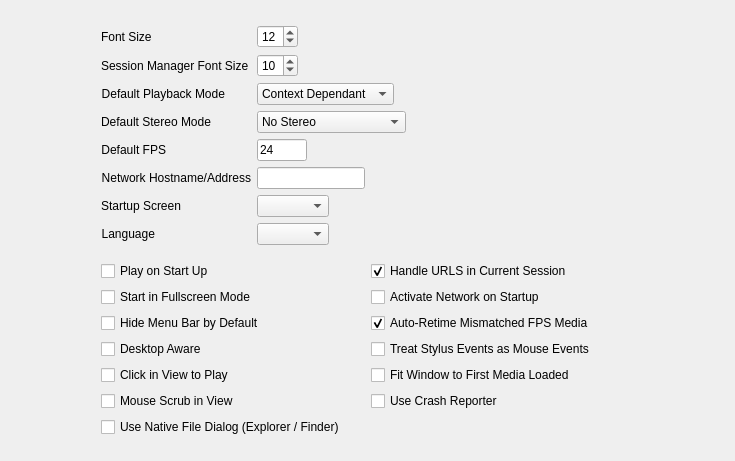
     <widget class="QWidget" name="generalTab">
      <attribute name="title">
       <string>General</string>
      </attribute>
      <layout class="QHBoxLayout" name="horizontalLayout_21">
       <property name="topMargin">
        <number>25</number>
       </property>
       <item>
        <spacer name="horizontalSpacer_34">
         <property name="orientation">
          <enum>Qt::Horizontal</enum>
         </property>
         <property name="sizeType">
          <enum>QSizePolicy::MinimumExpanding</enum>
         </property>
         <property name="sizeHint" stdset="0">
          <size>
           <width>90</width>
           <height>17</height>
          </size>
         </property>
        </spacer>
       </item>
       <item>
        <layout class="QVBoxLayout" name="verticalLayout_8">
         <item>
          <layout class="QFormLayout" name="formLayout_9">
           <property name="fieldGrowthPolicy">
            <enum>QFormLayout::FieldsStayAtSizeHint</enum>
           </property>
           <item row="0" column="0">
            <widget class="QLabel" name="label_20">
             <property name="text">
              <string>Font Size</string>
             </property>
            </widget>
           </item>
           <item row="0" column="1">
            <widget class="QSpinBox" name="fontSizeSpinBox">
             <property name="minimum">
              <number>10</number>
             </property>
             <property name="value">
              <number>12</number>
             </property>
            </widget>
           </item>
           <item row="1" column="0">
            <widget class="QLabel" name="label_21">
             <property name="text">
              <string>Session Manager Font Size</string>
             </property>
            </widget>
           </item>
           <item row="1" column="1">
            <widget class="QSpinBox" name="fontSize2SpinBox">
             <property name="minimum">
              <number>5</number>
             </property>
             <property name="value">
              <number>10</number>
             </property>
            </widget>
           </item>
           <item row="2" column="0">
            <widget class="QLabel" name="label_29">
             <property name="text">
              <string>Default Playback Mode</string>
             </property>
             <property name="alignment">
              <set>Qt::AlignRight|Qt::AlignTrailing|Qt::AlignVCenter</set>
             </property>
            </widget>
           </item>
           <item row="2" column="1">
            <layout class="QHBoxLayout" name="horizontalLayout_23">
             <item>
              <widget class="QComboBox" name="playbackModeCombo">
               <item>
                <property name="text">
                 <string>Context Dependant</string>
                </property>
               </item>
               <item>
                <property name="text">
                 <string>Play All Frames</string>
                </property>
               </item>
               <item>
                <property name="text">
                 <string>Realtime</string>
                </property>
               </item>
              </widget>
             </item>
             <item>
              <spacer name="horizontalSpacer_23">
               <property name="orientation">
                <enum>Qt::Horizontal</enum>
               </property>
               <property name="sizeHint" stdset="0">
                <size>
                 <width>40</width>
                 <height>20</height>
                </size>
               </property>
              </spacer>
             </item>
            </layout>
           </item>
           <item row="3" column="0">
            <widget class="QLabel" name="label_33">
             <property name="text">
              <string>Default Stereo Mode</string>
             </property>
             <property name="alignment">
              <set>Qt::AlignRight|Qt::AlignTrailing|Qt::AlignVCenter</set>
             </property>
            </widget>
           </item>
           <item row="3" column="1">
            <layout class="QHBoxLayout" name="horizontalLayout_24">
             <item>
              <widget class="QComboBox" name="stereoModeCombo">
               <item>
                <property name="text">
                 <string>No Stereo</string>
                </property>
               </item>
               <item>
                <property name="text">
                 <string>Anaglyph</string>
                </property>
               </item>
               <item>
                <property name="text">
                 <string>Side-by-Side</string>
                </property>
               </item>
               <item>
                <property name="text">
                 <string>Side-by-Side Mirrored</string>
                </property>
               </item>
               <item>
                <property name="text">
                 <string>Left Only</string>
                </property>
               </item>
               <item>
                <property name="text">
                 <string>Right Only</string>
                </property>
               </item>
               <item>
                <property name="text">
                 <string>DLP Stereo</string>
                </property>
               </item>
               <item>
                <property name="text">
                 <string>LCD Scanline</string>
                </property>
               </item>
               <item>
                <property name="text">
                 <string>OpenGL Hardware</string>
                </property>
               </item>
              </widget>
             </item>
             <item>
              <spacer name="horizontalSpacer_24">
               <property name="orientation">
                <enum>Qt::Horizontal</enum>
               </property>
               <property name="sizeHint" stdset="0">
                <size>
                 <width>40</width>
                 <height>20</height>
                </size>
               </property>
              </spacer>
             </item>
            </layout>
           </item>
           <item row="4" column="0">
            <widget class="QLabel" name="label_47">
             <property name="text">
              <string>Default FPS</string>
             </property>
             <property name="alignment">
              <set>Qt::AlignRight|Qt::AlignTrailing|Qt::AlignVCenter</set>
             </property>
            </widget>
           </item>
           <item row="4" column="1">
            <layout class="QHBoxLayout" name="horizontalLayout_25">
             <item>
              <widget class="QLineEdit" name="fpsEdit">
               <property name="maximumSize">
                <size>
                 <width>50</width>
                 <height>16777215</height>
                </size>
               </property>
               <property name="text">
                <string>24</string>
               </property>
              </widget>
             </item>
             <item>
              <spacer name="horizontalSpacer_25">
               <property name="orientation">
                <enum>Qt::Horizontal</enum>
               </property>
               <property name="sizeHint" stdset="0">
                <size>
                 <width>40</width>
                 <height>20</height>
                </size>
               </property>
              </spacer>
             </item>
            </layout>
           </item>
           <item row="5" column="0">
            <widget class="QLabel" name="label_62">
             <property name="text">
              <string>Network Hostname/Address</string>
             </property>
             <property name="alignment">
              <set>Qt::AlignRight|Qt::AlignTrailing|Qt::AlignVCenter</set>
             </property>
            </widget>
           </item>
           <item row="5" column="1">
            <layout class="QHBoxLayout" name="horizontalLayout_26">
             <item>
              <widget class="QLineEdit" name="networkHostEdit">
               <property name="text">
                <string/>
               </property>
              </widget>
             </item>
             <item>
              <spacer name="horizontalSpacer_26">
               <property name="orientation">
                <enum>Qt::Horizontal</enum>
               </property>
               <property name="sizeHint" stdset="0">
                <size>
                 <width>40</width>
                 <height>20</height>
                </size>
               </property>
              </spacer>
             </item>
            </layout>
           </item>
           <item row="6" column="0">
            <widget class="QLabel" name="label_68">
             <property name="text">
              <string>Startup Screen</string>
             </property>
             <property name="alignment">
              <set>Qt::AlignRight|Qt::AlignTrailing|Qt::AlignVCenter</set>
             </property>
            </widget>
           </item>
           <item row="6" column="1">
            <layout class="QHBoxLayout" name="horizontalLayout_37">
             <item>
              <widget class="QComboBox" name="startupScreenCombo"/>
             </item>
             <item>
              <spacer name="horizontalSpacer_43">
               <property name="orientation">
                <enum>Qt::Horizontal</enum>
               </property>
               <property name="sizeHint" stdset="0">
                <size>
                 <width>40</width>
                 <height>20</height>
                </size>
               </property>
              </spacer>
             </item>
            </layout>
           </item>
           <item row="7" column="0">
            <widget class="QLabel" name="label_language">
             <property name="text">
              <string>Language</string>
             </property>
             <property name="alignment">
              <set>Qt::AlignRight|Qt::AlignTrailing|Qt::AlignVCenter</set>
             </property>
            </widget>
           </item>
           <item row="7" column="1">
            <layout class="QHBoxLayout" name="horizontalLayout_language">
             <item>
              <widget class="QComboBox" name="languageCombo">
               <property name="toolTip">
                <string>Select the user interface language.</string>
               </property>
              </widget>
             </item>
             <item>
              <spacer name="horizontalSpacer_language">
               <property name="orientation">
                <enum>Qt::Horizontal</enum>
               </property>
               <property name="sizeHint" stdset="0">
                <size>
                 <width>40</width>
                 <height>20</height>
                </size>
               </property>
              </spacer>
             </item>
            </layout>
           </item>
          </layout>
         </item>
         <item>
          <spacer name="verticalSpacer_5">
           <property name="orientation">
            <enum>Qt::Vertical</enum>
           </property>
           <property name="sizeType">
            <enum>QSizePolicy::Fixed</enum>
           </property>
           <property name="sizeHint" stdset="0">
            <size>
             <width>20</width>
             <height>10</height>
            </size>
           </property>
          </spacer>
         </item>
         <item>
          <layout class="QGridLayout" name="gridLayout">
           <item row="0" column="0">
            <widget class="QCheckBox" name="playOnStartupToggle">
             <property name="text">
              <string>Play on Start Up</string>
             </property>
            </widget>
           </item>
           <item row="0" column="1">
            <widget class="QCheckBox" name="reuseSessionToggle">
             <property name="text">
              <string>Handle URLS in Current Session</string>
             </property>
             <property name="checked">
              <bool>true</bool>
             </property>
            </widget>
           </item>
           <item row="1" column="0">
            <widget class="QCheckBox" name="fullscreenOnStartupToggle">
             <property name="text">
              <string>Start in Fullscreen Mode</string>
             </property>
            </widget>
           </item>
           <item row="1" column="1">
            <widget class="QCheckBox" name="networkToggle">
             <property name="text">
              <string>Activate Network on Startup</string>
             </property>
            </widget>
           </item>
           <item row="2" column="0">
            <widget class="QCheckBox" name="noMenuBarToggle">
             <property name="text">
              <string>Hide Menu Bar by Default</string>
             </property>
            </widget>
           </item>
           <item row="2" column="1">
            <widget class="QCheckBox" name="autoRetimeToggle">
             <property name="text">
              <string>Auto-Retime Mismatched FPS Media</string>
             </property>
             <property name="checked">
              <bool>true</bool>
             </property>
            </widget>
           </item>
           <item row="3" column="0">
            <widget class="QCheckBox" name="desktopAwareToggle">
             <property name="text">
              <string>Desktop Aware</string>
             </property>
            </widget>
           </item>
           <item row="3" column="1">
            <widget class="QCheckBox" name="stylusAsMouseToggle">
             <property name="text">
              <string>Treat Stylus Events as Mouse Events</string>
             </property>
            </widget>
           </item>
           <item row="4" column="0">
            <widget class="QCheckBox" name="clickToPlayEnableToggle">
             <property name="text">
              <string>Click in View to Play</string>
             </property>
            </widget>
           </item>
           <item row="4" column="1">
            <widget class="QCheckBox" name="startupResizeToggle">
             <property name="text">
              <string>Fit Window to First Media Loaded</string>
             </property>
            </widget>
           </item>
           <item row="5" column="0">
            <widget class="QCheckBox" name="scrubEnableToggle">
             <property name="text">
              <string>Mouse Scrub in View</string>
             </property>
            </widget>
           </item>
           <item row="5" column="1">
            <widget class="QCheckBox" name="useCrashReporterToggle">
             <property name="text">
              <string>Use Crash Reporter</string>
             </property>
            </widget>
           </item>
           <item row="6" column="0">
            <widget class="QCheckBox" name="useNativeFileDialogToggle">
             <property name="toolTip">
              <string>Use operating system native file dialogs (Finder on macOS, Explorer on Windows) instead of the Qt dialog.</string>
             </property>
             <property name="text">
              <string>Use Native File Dialog (Explorer / Finder)</string>
             </property>
            </widget>
           </item>
          </layout>
         </item>
         <item>
          <spacer name="verticalSpacer_4">
           <property name="orientation">
            <enum>Qt::Vertical</enum>
           </property>
           <property name="sizeHint" stdset="0">
            <size>
             <width>533</width>
             <height>13</height>
            </size>
           </property>
          </spacer>
         </item>
        </layout>
       </item>
       <item>
        <spacer name="horizontalSpacer_35">
         <property name="orientation">
          <enum>Qt::Horizontal</enum>
         </property>
         <property name="sizeType">
          <enum>QSizePolicy::MinimumExpanding</enum>
         </property>
         <property name="sizeHint" stdset="0">
          <size>
           <width>90</width>
           <height>17</height>
          </size>
         </property>
        </spacer>
       </item>
      </layout>
     </widget>
